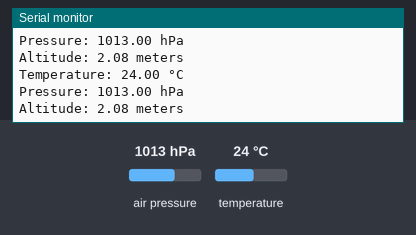
Bench run of a sketch on a simulated Arduino Uno, built with avr-gcc and run on an emulated ATmega328P. Shown: the last lines printed to the serial monitor. The test bench sets the inputs (shaded band); at power-on: air pressure 1013 hPa, temperature 24 °C.

Above: at 1.2 s.
1.3 s: air pressure set to 952 hPa
At 2.6 s:
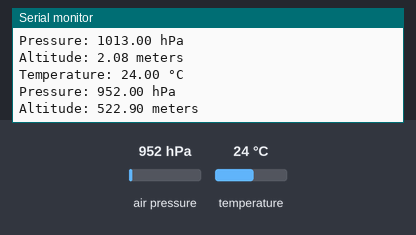
2.8 s: temperature set to 12 °C
At 3.9 s:
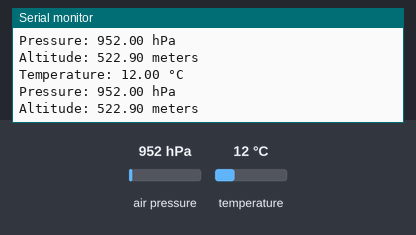
4.3 s: air pressure set to 975 hPa
At 5.9 s:
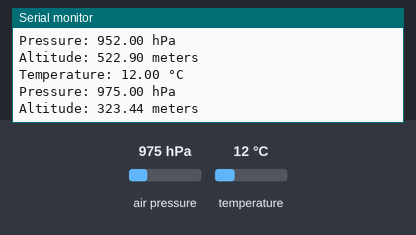
Timing chart, 0 to 7.4 s (numbered marks = the images above; inputs shaded):
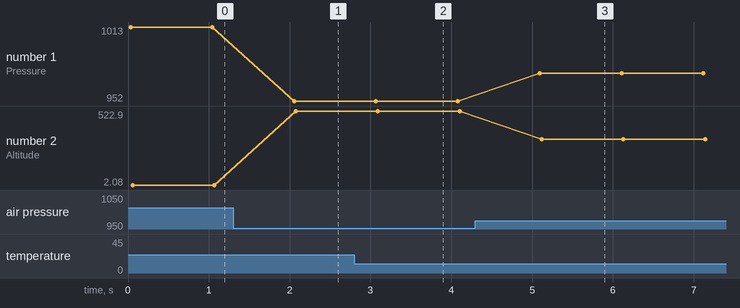

Measured:
- after the input at 1.3 s, the serial monitor: prints a new line after 0.76 s (image 1)
- after the input at 2.8 s, the serial monitor: prints a new line after 0.24 s (image 2)
- after the input at 4.3 s, the serial monitor: prints a new line after 0.79 s (image 3)
- plotted number 1: 1013 → 952 after the input at 1.3 s, 952 → 975 after the input at 4.3 s
- plotted number 2: 2.08 → 522.9 after the input at 1.3 s, 522.9 → 323.44 after the input at 4.3 s

The sketch:

Barometric_Pressure_Sensor_Module.ino
```cpp
/*
Let's use BMP pressure sensor to measure the pressure from which altitude can be determined.
*/

#include <Wire.h>
#include <Adafruit_BMP085.h>

Adafruit_BMP085 bmp;

void setup() {
  Serial.begin(9600);
  if (!bmp.begin()) {
    Serial.println("Could not find a valid BMP085 sensor, check wiring!");
    while (1);
  }
}

void loop() {
  float temperature = bmp.readTemperature();
  float pressure = bmp.readPressure();
  float altitude = bmp.readAltitude();

  Serial.print("Temperature: ");
  Serial.print(temperature);
  Serial.println(" °C");
  Serial.print("Pressure: ");
  Serial.print(pressure / 100.0); // Pressure in hPa
  Serial.println(" hPa");
  Serial.print("Altitude: ");
  Serial.print(altitude);
  Serial.println(" meters");

  delay(1000); // Delay before the next reading.
}
```
